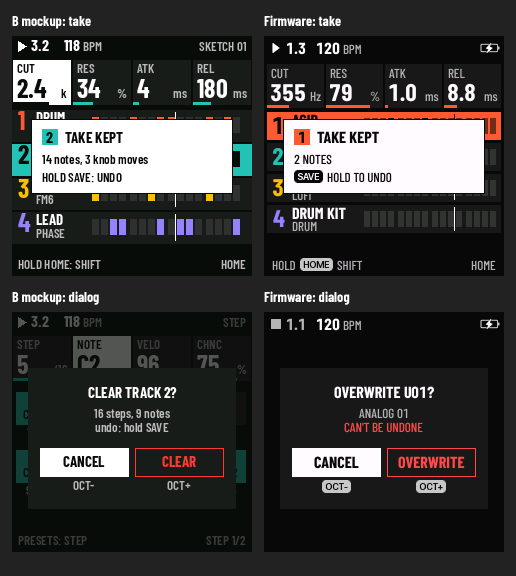
#> input picture design/b_take_dialog.png, 1032 x 1152 px, given in place of SKIFF_lanes.ppm, which was not available (shown at 1/2 size)
$ python mock_s21.py
#> lines starting #> are read from the running program, lines starting #| are printed output that depends on the picture; pictures that were not available may be replaced by others from this repository, and a replacement may not be noted
### design/mock.py
#!/usr/bin/env python3
"""UI direction mockups for the FM-1 (240x240 RGB565), rendered pixel-true with Pillow/FreeType.
Three directions share one information architecture (rule 1: K1-K4 legend on top, in knob order) and differ in
type, colour and shape. Writes out/<dir>_<screen>.png (1x) and out/x3/<dir>_<screen>.png (3x, nearest).
  python3 mock.py
"""
from pathlib import Path
from PIL import Image, ImageDraw, ImageFont

HERE = Path(__file__).parent
F = HERE / "fonts"
OUT = HERE / "out"
W = H = 240


def font(name, size, wght=None):
    f = ImageFont.truetype(str(F / name), size)
    if wght is not None:
        f.set_variation_by_axes([wght])
    return f


def hexc(s):
    s = s.lstrip("#")
    return tuple(int(s[i:i + 2], 16) for i in (0, 2, 4))


def mix(a, b, t):
    return tuple(round(x + (y - x) * t) for x, y in zip(a, b))


# ---------------------------------------------------------------- the three directions
DIRS = {
    "A": dict(title="A  CONSOLE", aa=False,
              lab=("DepartureMono.otf", 11), name=("DepartureMono.otf", 11), val=("Jersey25.ttf", 25),
              num=("Jersey15.ttf", 15), big=("Jersey25.ttf", 50),
              bg="#000000", surf="#000000", text="#EDE6D9", mid="#9C958A", dim="#4A463F", line="#2B2824",
              accent="#FFB000", rec="#FF4433", ink="#000000",
              trk=["#FF7A45", "#3EC6F2", "#FFD23F", "#C79BF2"], radius=0, card="line"),
    "B": dict(title="B  BLOCKS", aa=True,
              lab=("BarlowCondensed-SemiBold.ttf", 13), name=("BarlowCondensed-Bold.ttf", 15),
              val=("BarlowCondensed-Bold.ttf", 26), num=("BarlowCondensed-Bold.ttf", 16),
              big=("BarlowCondensed-Bold.ttf", 44),
              bg="#0C0C0C", surf="#1E1E1E", text="#FFFFFF", mid="#B8B8B8", dim="#555555", line="#333333",
              accent="#FFFFFF", rec="#FF3B30", ink="#0C0C0C",
              trk=["#FF5A36", "#22C3B4", "#FFBF00", "#9580FF"], radius=0, card="block"),
    "C": dict(title="C  SOFT", aa=True,
              lab=("AtkinsonNext.ttf", 12, 600), name=("AtkinsonNext.ttf", 14, 700),
              val=("AtkinsonNext.ttf", 21, 700), num=("AtkinsonMono.ttf", 13, 600),
              big=("AtkinsonNext.ttf", 40, 700),
              bg="#0E1319", surf="#1A2230", text="#EEF3F8", mid="#9DAABA", dim="#4B5869", line="#263040",
              accent="#5EEAD4", rec="#FF6B6B", ink="#0E1319",
              trk=["#F5A524", "#45B8F5", "#B496FA", "#3DD68C"], radius=6, card="soft"),
}

# ---------------------------------------------------------------- shared content
TRACKS = [("DRUM", "DRUM", [1, 0, 0, 0, 1, 0, 0, 1, 1, 0, 0, 0, 1, 0, 1, 0]),
          ("BASS", "ANALOG", [1, 0, 1, 0, 0, 1, 0, 0, 1, 0, 1, 0, 0, 1, 0, 1]),
          ("KEYS", "FM6", [1, 0, 0, 0, 0, 0, 1, 0, 0, 0, 0, 0, 1, 0, 0, 0]),
          ("LEAD", "PHASE", [0, 0, 1, 1, 0, 0, 0, 1, 0, 1, 1, 0, 0, 0, 0, 1])]
SEL, PLAYHEAD = 1, 9                    # the selected track (T2), the step playing


class S:
    """one direction's drawing kit"""

    def __init__(self, key):
        d = DIRS[key]
        self.key, self.d = key, d
        self.c = {k: hexc(v) for k, v in d.items() if isinstance(v, str) and v.startswith("#")}
        self.trk = [hexc(v) for v in d["trk"]]
        self.f = {k: font(*d[k]) for k in ("lab", "name", "val", "num", "big")}
        self.img = Image.new("RGB", (W, H), self.c["bg"])
#> self.img: PIL image 240x240 RGB; every value is 12
#> in kit, s.img is the input picture: PIL image 1032x1152 RGB; mean R, G, B 59.2, 58.4, 57.3
        self.g = ImageDraw.Draw(self.img)
        self.g.fontmode = "L" if d["aa"] else "1"

    # primitives
    def text(self, xy, s, f, col, anchor="ls"):
        self.g.text(xy, s, font=self.f[f], fill=self.c.get(col, col) if isinstance(col, str) else col, anchor=anchor)

    def tw(self, s, f):
        return self.g.textlength(s, font=self.f[f])

    def box(self, x0, y0, x1, y1, fill=None, outline=None, r=None, w=1):
#> the loop in cards, `for c, (lab, val, unit, g) in enumerate(items):` made 4 passes
#> (fill in box, ink) on passes 1 to 4: ((30, 30, 30), (255, 255, 255)), ((30, 30, 30), (255, 255, 255)), ((255, 255, 255), (12, 12, 12)), ((30, 30, 30), (255, 255, 255))
#> the loop in faders, `for i, (name, lv, rv, dl) in enumerate(kit):` made 8 passes
        r = self.d["radius"] if r is None else r
        fill = self.c.get(fill, fill) if isinstance(fill, str) else fill
        outline = self.c.get(outline, outline) if isinstance(outline, str) else outline
        if r:
            self.g.rounded_rectangle([x0, y0, x1, y1], r, fill=fill, outline=outline, width=w)
        else:
            self.g.rectangle([x0, y0, x1, y1], fill=fill, outline=outline, width=w)

    def hline(self, y, col="line", x0=0, x1=W - 1, dotted=False):
        for x in range(x0, x1 + 1, 2 if dotted else 1):
            self.g.point((x, y), fill=self.c[col])

    # ------------------------------------------------ shared components
    # [77 lines left out: functions header, cards, footer, chip, not called in this run]

    def save(self, name):
#> called with name = 'a_faders'
        img = self.img.point(lambda v: v)        # RGB565: what the panel can show
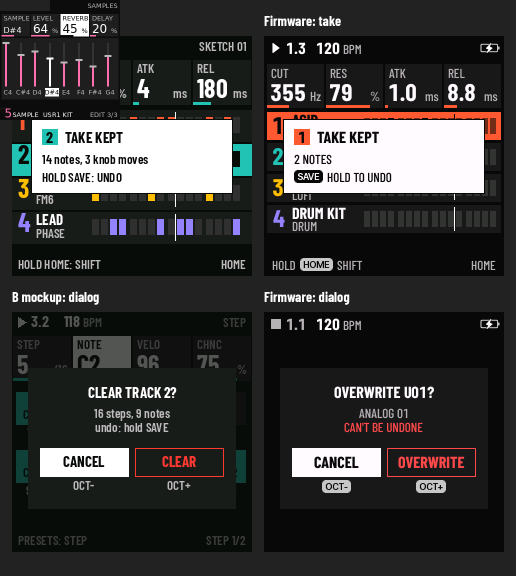
#> img: PIL image 1032x1152 RGB (shown at 1/2 size); mean R, G, B 57.9, 56.8, 55.9
        r, g, b = img.split()
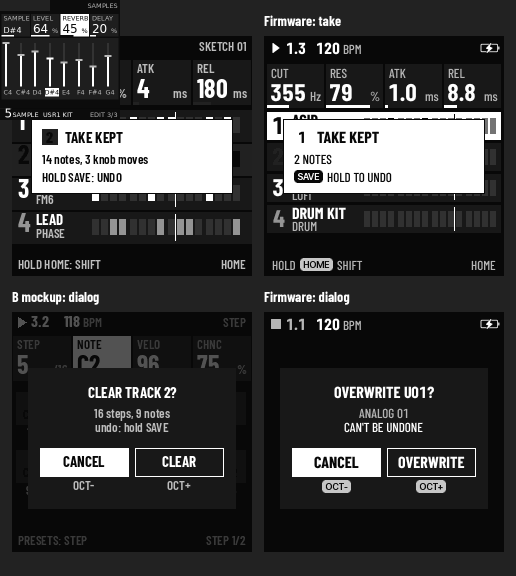
#> r: PIL image 1032x1152 L (shown at 1/2 size); min 8, max 255, mean 57.9
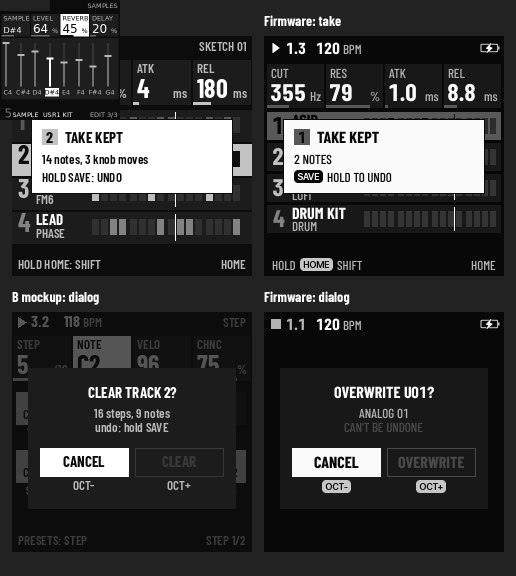
#> g: PIL image 1032x1152 L (shown at 1/2 size); min 8, max 255, mean 56.8
        r = r.point(lambda v: ((v >> 3) << 3) | (v >> 5))
        g = g.point(lambda v: ((v >> 2) << 2) | (v >> 6))
        b = b.point(lambda v: ((v >> 3) << 3) | (v >> 5))
        img = Image.merge("RGB", (r, g, b))
        img.save(OUT / f"{self.key}_{name}.png")
        for z in (2, 3):                 # pixel-true enlargements for the review canvas
            (OUT / f"x{z}").mkdir(parents=True, exist_ok=True)
            img.resize((W * z, H * z), Image.NEAREST).save(OUT / f"x{z}" / f"{self.key}_{name}.png")
#> this loop made 2 passes
#> pass 1, in save, `img.resize((W * z, H * z), Image.NEAREST).save(OUT / f"x{z}" / f"{self..`:
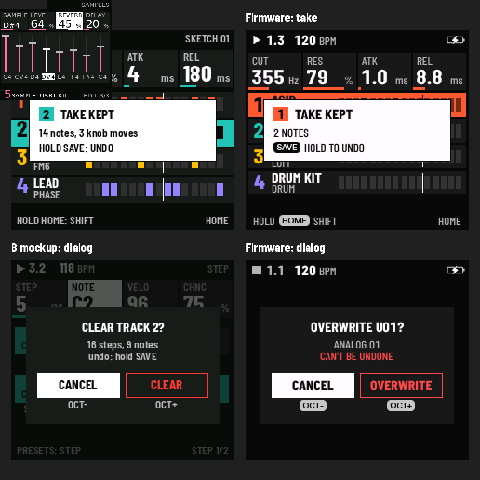
#> saved as S21_a_faders.png: PIL image 480x480 RGB; mean R, G, B 57.6, 56.4, 55.5


# ---------------------------------------------------------------- screens
HOME_K = [("CUT", "2.4", "k", 0.62), ("RES", "34", "%", 0.34), ("ATK", "4", "ms", 0.08), ("REL", "180", "ms", 0.3)]


# [190 lines left out: functions lanes, home, sound, step, perform, take and 1 more, not called in this run]


SCREENS = [("home", home), ("sound", sound), ("step", step), ("perform", perform), ("take", take), ("confirm", confirm)]

# [8 lines that do not run on import are left out]

### design/mock_p6.py
#!/usr/bin/env python3
"""Phase 6 mockups (six tracks; 5 and 6 light), direction B as built. The track screens keep today's sizes and show
four tracks: T1-T4, or with T5 / T6 selected the four ending at it (T2-T5, T3-T6), a scroll bar at the edge saying
where (HOME, SEQ > SONG, PERFORM, the MIXER and its LARGE look, the GLO cards); the key maps (GLO, FX) show all six;
the EDIT layer on track 5; the splash.
The firmware's faces (assets/fonts: Barlow Condensed Medium 13 = S, Bold 16 = M, Bold 24 = V). Screens start from
the firmware's own renders where they keep what they have (tests/ui_render.c, BLOCKS + SKIFF: P6_RENDERS, default
build/ui_new/ppm): a track that only moves is its own lane, strip or card, moved; track 5's is track 1's (or 3's)
recoloured and renamed; the rest is drawn in their geometry. Writes out/P6_<screen>.png (1x, x2, x3) and
mockups/p6_sheet.png.
  P6_RENDERS=~/skiff-fast/build/ui_new/ppm python3 mock_p6.py
"""
import os
from pathlib import Path
from PIL import Image, ImageDraw
import mock
from mock import S, OUT, W, H, mix, HERE, hexc

mock.F = HERE.parent / "assets" / "fonts"
mock.DIRS["B"]["lab"] = ("BarlowCondensed-Medium.ttf", 13)
mock.DIRS["B"]["val"] = ("BarlowCondensed-Bold.ttf", 24)
RENDERS = Path(os.path.expanduser(os.environ.get("P6_RENDERS", str(HERE.parent / "build" / "ui_new" / "ppm"))))
TRK6 = ["#FF5A36", "#22C3B4", "#FFBF00", "#9580FF", "#FF6FAE", "#A3E635"]   # + T5 pink, T6 lime
SEL, TOP = 4, 1                                          # track 5 selected: tracks 2..5 shown
LET = "ABCDEFGHIJKLMNOP"


def q565(c):                                             # (what the panel shows of a colour)
    r, g, b = c
    return ((r >> 3) << 3) | (r >> 5), ((g >> 2) << 2) | (g >> 6), ((b >> 3) << 3) | (b >> 5)


def kit(base=None):
    s = S("B")
    s.trk = [hexc(c) for c in TRK6]
    s.f["m"] = mock.font("BarlowCondensed-Bold.ttf", 16)
    if base:                                             # the firmware's render under what changes
        s.img = Image.open(RENDERS / f"{base}.ppm").convert("RGB")
        s.g = ImageDraw.Draw(s.img)
        s.g.fontmode = "L"
    return s


def redraw(s):
    s.g = ImageDraw.Draw(s.img)
    s.g.fontmode = "L"


# [77 lines left out: functions recolour, remap, tile, icon, vbar, hbar and 1 more, not called in this run]


def footer(s, left, right):
    s.text((5, 234), left, "lab", "mid")
    s.text((235, 234), right, "lab", "mid", anchor="rs")


# [8 lines left out: function gauges, not called in this run]


def footer_track(s, k, eng, name):
    s.box(0, 218, 150, 239, fill=s.c["bg"])
    s.text((9, 235), str(k + 1), "val", s.trk[k])
    s.text((25, 234), eng, "lab", "text")
    s.text((25 + s.tw(eng, "lab") + 9, 234), name, "lab", "text")


# ---------------------------------------------------------------- HOME: today's lanes, four at a time
# [19 lines left out: function home, not called in this run]


# ---------------------------------------------------------------- SEQ > SONG: today's rows, four at a time
LISTS = [[(1, 2), (2, 1), (1, 1), (3, 2)] + [None] * 12,
         [(5, 1), (5, 1), (6, 2), (7, 1), (6, 1)] + [None] * 11,
         [(9, 4), (10, 4)] + [None] * 14,
         [(13, 1), None, (14, 1), (15, 1), (16, 1), (14, 1)] + [None] * 10,
         [(17, 2), (18, 1)] + [None] * 14,
         [(19, 1), (19, 1), (20, 1), (21, 3)] + [None] * 12]
CUR = [1, 2, 0, 3, 0, 2]
NXT = [2, 3, 1, 4, 1, 3]


# [121 lines left out: functions song, perform, strips, mixer, mixer_large, not called in this run]


# ---------------------------------------------------------------- GLO and FX layers: all six tracks on the keys
SOLO_KEYS = ["F", "G", "A", "B", "E", "G"]
MUTE_KEYS = ["F#", "G#", "A#", "C#", "D#", "F#"]


# [85 lines left out: functions mute_row, glo, fx, edit_t5, splash, not called in this run]


SCREENS = [("home", "BLOCKS_SKIFF_home", home, "HOME: today's lanes, four at a time; T5 selected shows T2-T5 (the bar at the right)"),
           ("song", None, song, "SEQ > SONG playing: today's rows, T2-T5 shown; T5 on its A, B next"),
           ("perform", None, perform, "PERFORM: T2-T5 and SCN; T2 muted, T3's mute staged"),
           ("mixer", "BLOCKS_SKIFF_mixer", mixer, "MIXER: today's strips, T2-T5 shown (the bar under them)"),
           ("mixer_large", "LARGE-BLOCKS_SKIFF_mixer", mixer_large, "LARGE MIXER: the same, scrolled"),
           ("glo", "BLOCKS_SKIFF_layer_glo_active", glo, "GLO held: the cards are the four shown (T2-T5); SOLO 1-6 on F G A B E G, MUTE 1-6 on the black keys"),
           ("fx", "BLOCKS_SKIFF_layer_lock_fx", fx, "FX held: the effects as now; MUTE 1-6, T5 and T6 on D# and F#"),
           ("edit_t5", "BLOCKS_SKIFF_layer_edit_active", edit_t5, "EDIT held on T5 (SAMPLE): GRAN and PHYS dimmed, T1-T4 only"),
           ("edit_t5_said", "BLOCKS_SKIFF_layer_edit_active", lambda s: edit_t5(s, True), "... a dimmed key pressed says why"),
           ("splash", None, splash, "Splash: six blocks; T5 pink, T6 lime")]

# [29 lines that do not run on import are left out]

### design/mock_u3.py
#!/usr/bin/env python3
"""U3 mockups (the UX review's structure batch), direction B as built:
  N1  six tracks on the track screens: A, all six as rows (the selected one at today's size, the others compact);
      B, today's four and a six-track strip in the header
  N2  the SEQ family reordered by task (a page map)
  R5  AUTOMATION and AUTO LIST as one page: the list, its first row the page's own (PLAY, CLEAR)
  R6  LANES and LANES 2 as one page: eight faders
  N4  the bus effects on GLO: DELAY, then REVERB with CHORUS (A, one page, TYPE on PRESETS) or two pages (B)
  A2  the project in the header: its letter, a dot while there are unsaved changes
Screens start from the firmware's renders (tests/ui_render.c, SKIFF; P6_RENDERS) where they keep what they have.
Writes out/U3_<screen>.png (1x, x2, x3) and mockups/u3_sheet.png.
  P6_RENDERS=../build/ui_new/ppm python3 mock_u3.py
"""
from PIL import Image, ImageDraw
import mock
import mock_p6 as p6
from mock import OUT, W, H, mix, HERE, hexc

TRK = p6.TRK6
TRACKS = [("ACID", "ANALOG"), ("PAD", "FM6"), ("PULSE LD", "LOFI"), ("DRUM KIT", "DRUM"), ("PIANO", "SAMPLE"),
          ("KIT X", "DRUM-X")]
STEPS = ["1010001010100010", "1000100010001000", "0010010000100100", "1011101110111011", "1000000010000000",
         "1001001010010010"]
PLAYHEAD = 9
MUTED = [False, False, True, False, False, False]


def kit(base=None):
    return p6.kit(base)


def cards(s, items, hot=None, k=0):
    """K1..K4 as the firmware draws them (CARD_X 3 + 59c, 57 x 44 at y 28): label S, value V (M when long), unit,
    the gauge in the track's colour; an empty label: an empty card"""
    for c, (lab, val, unit, g) in enumerate(items):
        x0, y0 = 3 + 59 * c, 28
        on = c == hot
        s.box(x0, y0, x0 + 56, y0 + 44, fill=s.c["text"] if on else s.c["surf"])
        if not lab:
            continue
        ink = s.c["ink"] if on else s.c["text"]
        s.text((x0 + 4, y0 + 13), lab, "lab", s.c["ink"] if on else s.c["mid"])
        f = "val" if s.tw(val, "val") + (s.tw(unit, "lab") + 4 if unit else 0) <= 52 else "m"
        s.text((x0 + 4, y0 + 38), val, f, ink)
        if unit:
            s.text((x0 + 54, y0 + 38), unit, "lab", s.c["ink"] if on else s.c["mid"], anchor="rs")
        if g:
            s.g.rectangle([x0, y0 + 42, x0 + round(56 * g), y0 + 44], fill=s.c["ink"] if on else s.trk[k])


def foot(s, left, right):
    s.box(0, 218, 239, 239, fill=s.c["bg"])
    s.text((5, 234), left, "lab", "mid")
    s.text((235, 234), right, "lab", "mid", anchor="rs")


def title(s, t):
    s.box(100, 0, 239, 21, fill=s.c["bg"])
    s.text((235, 16), t, "lab", "mid", anchor="rs")


def panel(s, y0=74, y1=216):
    s.box(0, y0, 239, y1, fill=s.c["bg"])


# [111 lines left out: functions cells, home_six, perform_six, song_six, not called in this run]


MIX = dict(level=[-6, -14, -24, -1, -6, -9], pan=[-31, 37, 0, -6, -31, 20], rec=[False, True, False, True, False, False],
           mute=[False, False, True, False, False, False])


# [35 lines left out: functions mixer_six, strip, not called in this run]


def home_strip(s):
    strip(s)


def perform_strip(s):
    strip(s)


# ---------------------------------------------------------------- N2: the SEQ family's pages
# [17 lines left out: function seq_map, not called in this run]


# ---------------------------------------------------------------- R5: AUTOMATION = the list, its top row the page's
REC5 = [("AUTO", "01", "LFO RATE", "1.99Hz"), ("LOCK", "03", "ENV FLT", "-46%"), ("LOCK", "03", "REV", "79%"),
        ("LOCK", "07", "ENV ATK", "683ms"), ("LOCK", "07", "CUT", "81Hz"), ("AUTO", "09", "PAN", "-62%"),
        ("LOCK", "12", "LFO FLT", "+78%")]


# [76 lines left out: functions automation, lanes, scope, delay, reverb_one, not called in this run]


def reverb_two(s):
    s.box(150, 218, 239, 239, fill=s.c["bg"])
    s.text((235, 234), "GLO 3/5", "lab", "mid", anchor="rs")


# [19 lines left out: functions chorus_two, proj_mark, not called in this run]


def home_proj(s):
    title(s, "SKETCH 01")
    proj_mark(s, "SKETCH 01", False)


def env_proj(s):
    title(s, "ENV")
    proj_mark(s, "ENV", True)


SCREENS = [
    ("n1a_home", "SKIFF_home", home_six, "N1 A · HOME: all six; the selected track at today's size, the others 18 px rows (name, pattern)"),
    ("n1a_perform", "SKIFF_six_perform", perform_six, "N1 A · PERFORM: six rows and SCN, 17 px rows (today 22)"),
    ("n1a_song", "SKIFF_six_song", song_six, "N1 A · SONG: six rows, 20 px (today 24)"),
    ("n1a_mixer", "SKIFF_six_mixer", mixer_six, "N1 A · MIXER: six 36 px strips: level fader and pan; REV only on the cards"),
    ("n1b_home", "SKIFF_six_home", home_strip, "N1 B · today's four (T2-T5), and a six-track strip after the BPM on every screen: lit = playing, outline = muted"),
    ("n1b_perform", "SKIFF_six_perform", perform_strip, "N1 B · PERFORM: today's four, the same strip"),
    ("n2_map", None, seq_map, "N2 · SEQ by task: STEP, ROLL (synth only), CHANCE, PLAY, PATTERN, AUTOMATION, SONG last. 7 pages on a synth, 6 on a drum track"),
    ("r5_list", "SKIFF_auto_list", automation, "R5 · AUTOMATION is the list: KNOB 1 its rows (as AUTO LIST)"),
    ("r5_top", "SKIFF_auto_list", lambda s: automation(s, True), "R5 · ... its top row is the page's own: PLAY on KNOB 2, CLEAR on KNOB 4"),
    ("r6_lanes", "SKIFF_drum", lanes, "R6 · one LANES page: KNOB 1 the lane, KNOB 2 its level, all eight as faders (DRUM-X: hidden, its sheet has LEVL)"),
    ("n4_delay", "SKIFF_dly", delay, "N4 · GLO: MIXER, DELAY, REVERB, GLOBAL (SYSTEM gone, R2); FX keeps FX, SLICER, DUCK"),
    ("n4a_reverb", "SKIFF_reverb_spring", reverb_one, "N4 A · REVERB and CHORUS on one page; TYPE on the PRESETS knob, shown in the graph"),
    ("n4b_reverb", "SKIFF_reverb_spring", reverb_two, "N4 B · or two pages: REVERB as today (TYPE SIZE DAMP) ..."),
    ("n4b_chorus", "SKIFF_reverb_spring", chorus_two, "N4 B · ... and CHORUS: RATE, DEPTH (were CRT, CDP)"),
    ("a2_home", "SKIFF_home", home_proj, "A2 · the project's letter before the title (HOME: its name), saved"),
    ("a2_env", "SKIFF_env", env_proj, "A2 · a dot on it while there are unsaved changes"),
]

# [29 lines that do not run on import are left out]

### design/mock_s21.py
#!/usr/bin/env python3
"""#21 mockups: a SAMPLE track's sounds (the zones of a user slot: one sample each, one key each for a kit), each with
its own LEVEL and its own REVERB and DELAY on top of the track's sends. One new EDIT page after EDIT 2, SAMPLES:
KNOB 1 the sample (or play its key), KNOB 2 its LEVEL, KNOB 3 its REVERB, KNOB 4 its DELAY. The panel, two ways:
  A  FADERS  every sample of the slot as a fader, as DRUM's LANES page draws its lanes (its theme motifs too); the
             picked one lit. A+: two thin bars beside each fader, its REVERB and DELAY
  B  WAVE    the picked sample's waveform, as EDIT 1 and 2 draw it, its number and key over it
Screens start from the firmware's renders (tests/ui_render.c, SKIFF; P6_RENDERS) where they keep what they have.
  P6_RENDERS=~/skiff-s21/build/ui_new/ppm python3 mock_s21.py   -> out/S21_*.png, mockups/s21_sheet.png
"""
from PIL import Image, ImageDraw
import mock
import mock_p6 as p6
import mock_u3 as u3
from mock import OUT, W, H, HERE

NOTES = "C C# D D# E F F# G G# A A# B".split()
KIT = [("C4", 100, 0, 0), ("C#4", 72, 0, 0), ("D4", 80, 25, 0), ("D#4", 64, 45, 20), ("E4", 55, 0, 0),
       ("F4", 60, 10, 0), ("F#4", 45, 0, 35), ("G4", 70, 30, 15)]
SEL = 3                                                  # the picked sample: D#4, a clap with its own reverb and delay


def base(s, title="SAMPLES"):
    u3.title(s, title)
    s.box(0, 22, 239, 216, fill=s.c["bg"])
    name, lv, rv, dl = KIT[SEL]
    u3.cards(s, [("SAMPLE", name, "", (SEL + 0.5) / len(KIT)), ("LEVEL", str(lv), "%", lv / 100),
                 ("REVERB", str(rv), "%", rv / 100), ("DELAY", str(dl), "%", dl / 100)], hot=2, k=4)
    u3.foot(s, "", "EDIT 3/3")
    p6.footer_track(s, 4, "SAMPLE", "USR1 KIT")


def faders(s, kit=KIT, sends=False):
    """A: the slot's samples as faders (LANES'); A+: each with its REVERB and DELAY beside it"""
    base(s)
    s.box(3, 76, 236, 198, fill=s.c["surf"])
    n, col = len(kit), s.trk[4]
    step = 232 / max(n, 8)
    for i, (name, lv, rv, dl) in enumerate(kit):
        x = round(4 + step * i + (step - 28) / 2) if n <= 8 else round(4 + step * i)
        on = i == SEL
        y0, y1 = 86, 172
        fx = x + (6 if n <= 8 else 4)
        s.g.rectangle([fx, y0, fx + 3, y1], fill=s.c["line"])
        top = y1 - round((y1 - y0) * lv / 100)
        s.g.rectangle([fx, top, fx + 3, y1], fill=s.c["text"] if on else col)
        cw = 14 if n <= 8 else 9
        s.g.rectangle([fx + 2 - cw // 2, top - 2, fx + 1 + cw // 2, top + 1], fill=s.c["text"] if on else s.c["mid"])
        if sends:                                        # REVERB, DELAY: two thin bars right of the fader
            for j, v in enumerate((rv, dl)):
                bx = fx + 9 + 4 * j
                s.g.rectangle([bx, y0 + 30, bx + 1, y1], fill=s.c["line"])
                if v:
                    s.g.rectangle([bx, y1 - round((y1 - y0 - 30) * v / 100), bx + 1, y1],
                                  fill=s.c["text"] if on else s.c["mid"])
        if n <= 8:
            if on:
                s.box(x - 2, 176, x + 25, 192, fill=s.c["text"])
            s.text((x + 12, 189), name, "lab", "ink" if on else "mid", anchor="ms")
        elif on:
            s.box(fx - 10, 176, fx + 13, 192, fill=s.c["text"])
            s.text((fx + 2, 189), name, "lab", "ink", anchor="ms")
    if sends:
        s.text((233, 210), "BARS: REVERB  DELAY", "lab", "mid", anchor="rs")


def faders_sends(s):
    faders(s, sends=True)


def faders_16(s):
    kit = KIT + [(f"{NOTES[(i + 8) % 12]}{4 + (i + 8) // 12}", 50 + (i * 7) % 50, 0, 0) for i in range(8)]
    faders(s, kit)


def wave(s):
    """B: the picked sample's waveform (EDIT 1's), its number and key over it"""
    src = s.img.copy()
    base(s)
    s.box(3, 76, 236, 198, fill=s.c["surf"])
    s.img.paste(src.crop((6, 84, 234, 190)), (6, 92))   # the firmware's waveform, a little lower
    s.g = ImageDraw.Draw(s.img)
    s.g.fontmode = "L"
    name = KIT[SEL][0]
    s.box(6, 80, 60, 96, fill=s.c["text"])
    s.text((33, 93), f"{SEL + 1}/{len(KIT)}  {name}", "lab", "ink", anchor="ms")
    s.text((233, 93), "D#4 .. D#4", "lab", "mid", anchor="rs")


SCREENS = [
    ("a_faders", "SKIFF_lanes", faders,
     "A · FADERS: the slot's samples as LANES' faders (8 here, the key under each); the picked one lit, its REVERB and DELAY on KNOB 3 and 4"),
    ("a_sends", "SKIFF_lanes", faders_sends,
     "A+ · the same, and each sample's REVERB and DELAY as two thin bars beside its fader"),
    ("a_16", "SKIFF_lanes", faders_16, "A · with 16 samples (a slot's most): thinner faders, the key under the picked one only"),
    ("b_wave", "SKIFF_edit_sample", wave,
     "B · WAVE: the picked sample's waveform, as EDIT 1 and 2 show it, its number and keys over it; the values on the cards"),
]

if __name__ == "__main__":
    OUT.mkdir(exist_ok=True)
    shots = []
    for name, b, fn, cap in SCREENS:
        s = u3.kit(b)
        fn(s)
        s.key = "S21"
        s.save(name)
        shots.append((Image.open(OUT / "x2" / f"S21_{name}.png"), cap))
    cols, pad = 4, 24
#> cols = 4; pad = 24
    capf = mock.font("BarlowCondensed-Medium.ttf", 22)
    rows_n = (len(shots) + cols - 1) // cols
    sw, sh = W * 2, H * 2
    sheet = Image.new("RGB", (cols * (sw + pad) + pad, rows_n * (sh + 120) + pad), (24, 24, 24))
#> sheet: PIL image 2040x624 RGB; every value is 24
#> (the rest of the program and of its run is left out)
